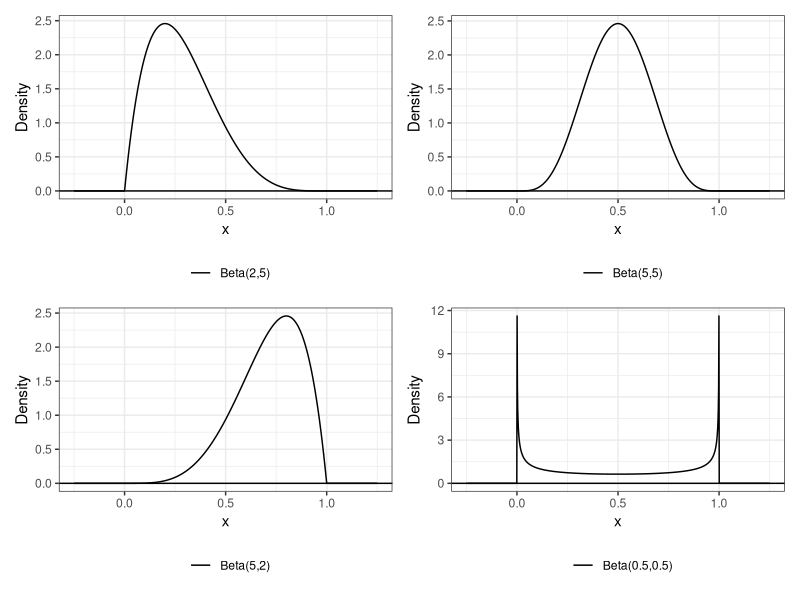

Generate this figure with R:
################################################################################
# Lab 7
# Caroline Devine
################################################################################

################################################################################
# Task 1: Describe The Population Distribution
################################################################################
library(tidyverse)
library(patchwork)
library(xtable)

# Goal: Plot 4 distributions, compute mean, variance, skewness, and kurtosis
# for all 4 cases
# Write a function for efficiency

beta.pop.distribution <- function(alpha, beta){
  beta.distribution <- data.frame(
    Alpha = alpha,
    Beta = beta,
    mean = alpha/(alpha+beta),
    variance = (alpha*beta)/((alpha + beta)^2 * (alpha + beta + 1)),
    skewness = (2*(beta - alpha)*sqrt(alpha + beta +1))/((alpha + beta + 2)*sqrt(alpha*beta)),
    kurtosis = ( 6 * ((alpha-beta)^2 * (alpha + beta + 1) - ((alpha*beta)*(alpha+beta+2))))/
      ((alpha*beta)*(alpha + beta + 2)*(alpha + beta +3))
  )
  return(beta.distribution)
}

table.results <- bind_rows(
  beta.pop.distribution(2,5),
  beta.pop.distribution(5,5),
  beta.pop.distribution(5,2),
  beta.pop.distribution(0.5,0.5)
)
view(table.results)

# Table with Values
table <- xtable(table.results) # for latex

# Plot the 4 Distributions

# Beta(2,5)
figure.data.1 <- tibble(x = seq(-0.25, 1.25, length.out=1000))|>
    mutate(beta.pdf = dbeta(x, 2, 5))
  
plot1 <- ggplot(data = figure.data.1)+
          geom_line(aes(x=x, y=beta.pdf, color="Beta(2,5)")) +      
          geom_hline(yintercept=0)+                                            # plot x axis
          theme_bw()+                                                          # change theme
          xlab("x")+                                                           # label x axis
          ylab("Density")+                                                     # label y axis
          scale_color_manual("", values = c("black", "grey"))+                 # change colors
          theme(legend.position = "bottom") 

# Beta(5,5)
figure.data.2 <- tibble(x = seq(-0.25, 1.25, length.out=1000))|>
  mutate(beta.pdf = dbeta(x, 5, 5))

plot2 <- ggplot(data = figure.data.2)+
  geom_line(aes(x=x, y=beta.pdf, color="Beta(5,5)")) +      
  geom_hline(yintercept=0)+                                            # plot x axis
  theme_bw()+                                                          # change theme
  xlab("x")+                                                           # label x axis
  ylab("Density")+                                                     # label y axis
  scale_color_manual("", values = c("black", "grey"))+                 # change colors
  theme(legend.position = "bottom") 

# Beta(5,2)
figure.data.3 <- tibble(x = seq(-0.25, 1.25, length.out=1000))|>
  mutate(beta.pdf = dbeta(x, 5, 2))

plot3 <- ggplot(data = figure.data.3)+
  geom_line(aes(x=x, y=beta.pdf, color="Beta(5,2)")) +      
  geom_hline(yintercept=0)+                                            # plot x axis
  theme_bw()+                                                          # change theme
  xlab("x")+                                                           # label x axis
  ylab("Density")+                                                     # label y axis
  scale_color_manual("", values = c("black", "grey"))+                 # change colors
  theme(legend.position = "bottom") 

# Beta(0.5,0.5)
figure.data.4 <- tibble(x = seq(-0.25, 1.25, length.out=1000))|>
  mutate(beta.pdf = dbeta(x, 0.5, 0.5))

plot4 <- ggplot(data = figure.data.4)+
  geom_line(aes(x=x, y=beta.pdf, color="Beta(0.5,0.5)")) +      
  geom_hline(yintercept=0)+                                            # plot x axis
  theme_bw()+                                                          # change theme
  xlab("x")+                                                           # label x axis
  ylab("Density")+                                                     # label y axis
  scale_color_manual("", values = c("black", "grey"))+                 # change colors
  theme(legend.position = "bottom") 

# Combined Plot of 4 Distributions
four.case.plot <- plot1+plot2+plot3+plot4
four.case.plot

################################################################################
# Task 2: Compute the Moments
################################################################################

beta.moment <- function(alpha, beta, k, centered){

  if (centered == T){
    mean <- alpha/(alpha+beta)
    centered.moment <- integrate(function(x) ((x-mean)^k)*dbeta(x, alpha, beta), 0, 1)$value
    return(centered.moment)
  }else{
    uncentered.moment <- integrate(function(x) ((x)^k)*dbeta(x, alpha, beta), 0, 1)$value
    return(uncentered.moment)
  }
}

beta.moment1 <- tibble(
    Alpha = 2,
    Beta = 5,
    mean = beta.moment(2,5,1,F),
    variance = beta.moment(2,5,2,T),
    skewness = (beta.moment(2,5,3,T)/((beta.moment(2,5,2,T))^(2/3))),
    excess.kurtosis = (beta.moment(2,5,4,T)/(beta.moment(2,5,2,T))^2)-3,
  )
view(beta.moment1)
